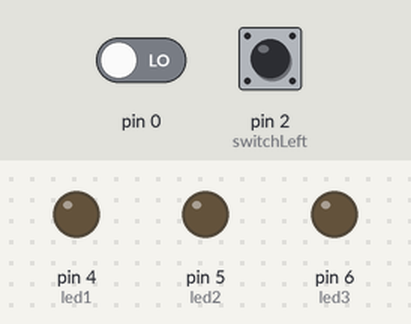
The sketch below on a simulated Arduino Uno, built with avr-gcc and run on an emulated ATmega328P. Parts: output pins drawn as LEDs (lit = HIGH). Dashed ring = blinking. Inputs (shaded band) come from the test bench; at power-on: pin 0 LOW, pin 2 (switchLeft) LOW.

Above: at 1.2 s.
1.3 s: pin 0 driven HIGH
At 1.7 s:
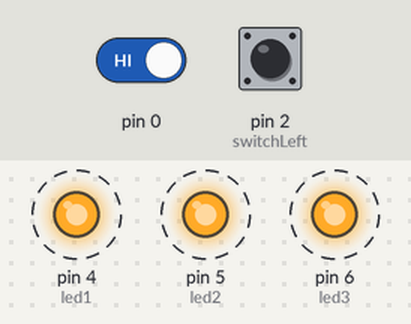
4.3 s: pin 2 (switchLeft) pulled HIGH for 3.2 s
9.0 s: pin 0 driven LOW
At 9.5 s:
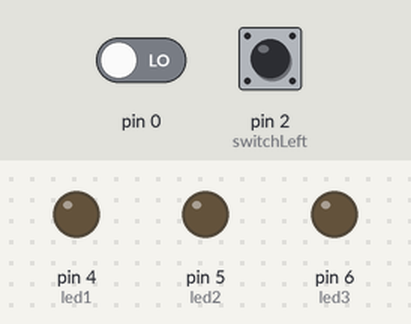
10.5 s: pin 2 (switchLeft) pulled HIGH for 0.15 s
At 11.8 s:
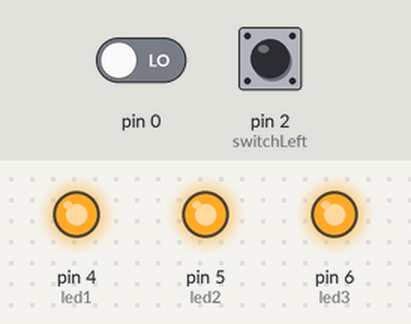
Timing chart, 0 to 13.1 s (numbered marks = the images above; inputs shaded):
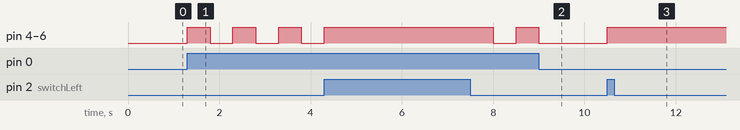

The sketch:

ledBehaviours.ino
```cpp
// C++ code
//

int switchLeft = 2;
int switchRight = 3;
int led1 = 4;
int led2 = 5;
int led3 = 6;

void setup()
{
    pinMode(switchLeft, INPUT);
    pinMode(switchRight, INPUT);
    pinMode(led1, OUTPUT);
    pinMode(led2, OUTPUT);
    pinMode(led3, OUTPUT);
}

void loop()
{
    if (digitalRead(switchLeft) == true){
        digitalWrite(led1, HIGH);
        digitalWrite(led2, HIGH);
        digitalWrite(led3, HIGH);
}

    else if (digitalRead(switchRight == true)){
        digitalWrite(led1, HIGH);
        digitalWrite(led2, HIGH);
        digitalWrite(led3, HIGH);
        delay(500);
        digitalWrite(led1, LOW);
        digitalWrite(led2, LOW);
        digitalWrite(led3, LOW);
        delay(500);
    }
}
```

Measured:
- after the input at 1.3 s, pin 4 (led1), pin 5 (led2), pin 6 (led3): alternates HIGH for 0.50 s and LOW for 0.50 s, starting at once
- after the input at 9.0 s, pin 4 (led1), pin 5 (led2), pin 6 (led3): goes on until 9.0 s, then stays LOW
- after the input at 10.5 s, pin 4 (led1), pin 5 (led2), pin 6 (led3): LOW → HIGH at once
